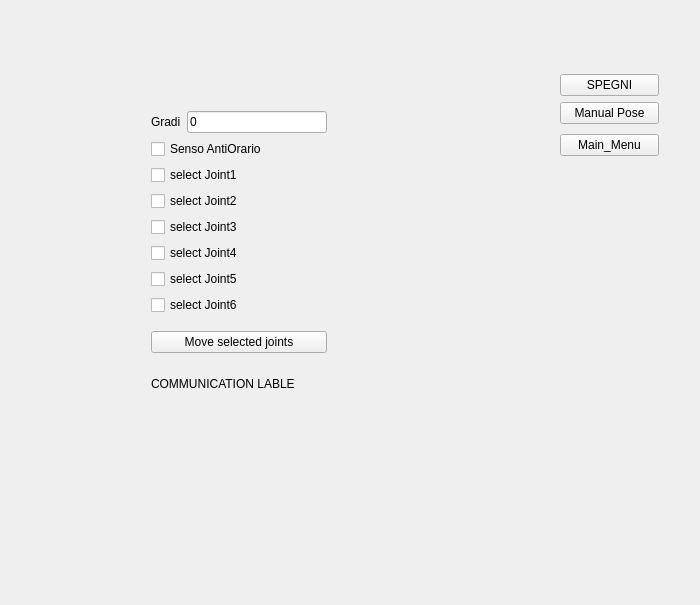
<?xml version="1.0" encoding="UTF-8"?>
<ui version="4.0">
 <class>Form</class>
 <widget class="QWidget" name="Form">
  <property name="geometry">
   <rect>
    <x>0</x>
    <y>0</y>
    <width>700</width>
    <height>605</height>
   </rect>
  </property>
  <property name="minimumSize">
   <size>
    <width>30</width>
    <height>0</height>
   </size>
  </property>
  <property name="windowTitle">
   <string>Screen_Joystick</string>
  </property>
  <widget class="QWidget" name="">
   <property name="geometry">
    <rect>
     <x>151</x>
     <y>101</y>
     <width>176</width>
     <height>308</height>
    </rect>
   </property>
   <layout class="QVBoxLayout" name="verticalLayout_3">
    <item>
     <layout class="QVBoxLayout" name="verticalLayout">
      <item>
       <layout class="QHBoxLayout" name="horizontalLayout_7">
        <item>
         <widget class="QLabel" name="label">
          <property name="text">
           <string>Gradi</string>
          </property>
         </widget>
        </item>
        <item>
         <widget class="QLineEdit" name="joystick_line_gradi">
          <property name="text">
           <string>0</string>
          </property>
         </widget>
        </item>
       </layout>
      </item>
      <item>
       <widget class="QCheckBox" name="joystick_check_sensoRotazione">
        <property name="text">
         <string>Senso AntiOrario</string>
        </property>
       </widget>
      </item>
      <item>
       <layout class="QHBoxLayout" name="horizontalLayout">
        <item>
         <widget class="QCheckBox" name="joystick_check_Joint1">
          <property name="text">
           <string>select Joint1</string>
          </property>
         </widget>
        </item>
       </layout>
      </item>
      <item>
       <layout class="QHBoxLayout" name="horizontalLayout_2">
        <item>
         <widget class="QCheckBox" name="joystick_check_Joint2">
          <property name="text">
           <string>select Joint2</string>
          </property>
         </widget>
        </item>
       </layout>
      </item>
      <item>
       <layout class="QHBoxLayout" name="horizontalLayout_3">
        <item>
         <widget class="QCheckBox" name="joystick_check_Joint3">
          <property name="text">
           <string>select Joint3</string>
          </property>
         </widget>
        </item>
       </layout>
      </item>
      <item>
       <layout class="QHBoxLayout" name="horizontalLayout_4">
        <item>
         <widget class="QCheckBox" name="joystick_check_Joint4">
          <property name="text">
           <string>select Joint4</string>
          </property>
         </widget>
        </item>
       </layout>
      </item>
      <item>
       <layout class="QHBoxLayout" name="horizontalLayout_5">
        <item>
         <widget class="QCheckBox" name="joystick_check_Joint5">
          <property name="text">
           <string>select Joint5</string>
          </property>
         </widget>
        </item>
       </layout>
      </item>
      <item>
       <layout class="QHBoxLayout" name="horizontalLayout_6">
        <item>
         <widget class="QCheckBox" name="joystick_check_Joint6">
          <property name="text">
           <string>select Joint6</string>
          </property>
         </widget>
        </item>
       </layout>
      </item>
     </layout>
    </item>
    <item>
     <widget class="QPushButton" name="pushButton_3">
      <property name="text">
       <string>Move selected joints</string>
      </property>
     </widget>
    </item>
    <item>
     <widget class="QLabel" name="l_comunicazione">
      <property name="maximumSize">
       <size>
        <width>16777215</width>
        <height>30</height>
       </size>
      </property>
      <property name="text">
       <string>COMMUNICATION LABLE</string>
      </property>
     </widget>
    </item>
   </layout>
  </widget>
  <widget class="QWidget" name="">
   <property name="geometry">
    <rect>
     <x>560</x>
     <y>70</y>
     <width>99</width>
     <height>91</height>
    </rect>
   </property>
   <layout class="QVBoxLayout" name="verticalLayout_4">
    <item>
     <layout class="QVBoxLayout" name="verticalLayout_2">
      <item>
       <widget class="QPushButton" name="pushButton">
        <property name="text">
         <string>SPEGNI</string>
        </property>
       </widget>
      </item>
      <item>
       <widget class="QPushButton" name="pushButton_2">
        <property name="text">
         <string>Manual Pose</string>
        </property>
       </widget>
      </item>
     </layout>
    </item>
    <item>
     <widget class="QPushButton" name="pushButton_4">
      <property name="text">
       <string>Main_Menu</string>
      </property>
     </widget>
    </item>
   </layout>
  </widget>
 </widget>
 <resources/>
 <connections>
  <connection>
   <sender>pushButton_3</sender>
   <signal>clicked()</signal>
   <receiver>Form</receiver>
   <slot>joystick_moveJoints()</slot>
   <hints>
    <hint type="sourcelabel">
     <x>223</x>
     <y>369</y>
    </hint>
    <hint type="destinationlabel">
     <x>262</x>
     <y>372</y>
    </hint>
   </hints>
  </connection>
  <connection>
   <sender>pushButton</sender>
   <signal>clicked()</signal>
   <receiver>Form</receiver>
   <slot>spegni_console()</slot>
   <hints>
    <hint type="sourcelabel">
     <x>580</x>
     <y>73</y>
    </hint>
    <hint type="destinationlabel">
     <x>612</x>
     <y>39</y>
    </hint>
   </hints>
  </connection>
  <connection>
   <sender>pushButton_2</sender>
   <signal>clicked()</signal>
   <receiver>Form</receiver>
   <slot>goToManualPose()</slot>
   <hints>
    <hint type="sourcelabel">
     <x>603</x>
     <y>107</y>
    </hint>
    <hint type="destinationlabel">
     <x>636</x>
     <y>168</y>
    </hint>
   </hints>
  </connection>
  <connection>
   <sender>pushButton_4</sender>
   <signal>clicked()</signal>
   <receiver>Form</receiver>
   <slot>goToMainMenu()</slot>
   <hints>
    <hint type="sourcelabel">
     <x>577</x>
     <y>149</y>
    </hint>
    <hint type="destinationlabel">
     <x>578</x>
     <y>185</y>
    </hint>
   </hints>
  </connection>
 </connections>
 <slots>
  <slot>prova()</slot>
  <slot>pub()</slot>
  <slot>service()</slot>
  <slot>pB_esegui()</slot>
  <slot>spegni_console()</slot>
  <slot>fRandomOrientationcheck()</slot>
  <slot>pB_setJoints()</slot>
  <slot>goToJoystick()</slot>
  <slot>joystick_moveJoints()</slot>
  <slot>goToManualPose()</slot>
  <slot>goToMainMenu()</slot>
 </slots>
</ui>
